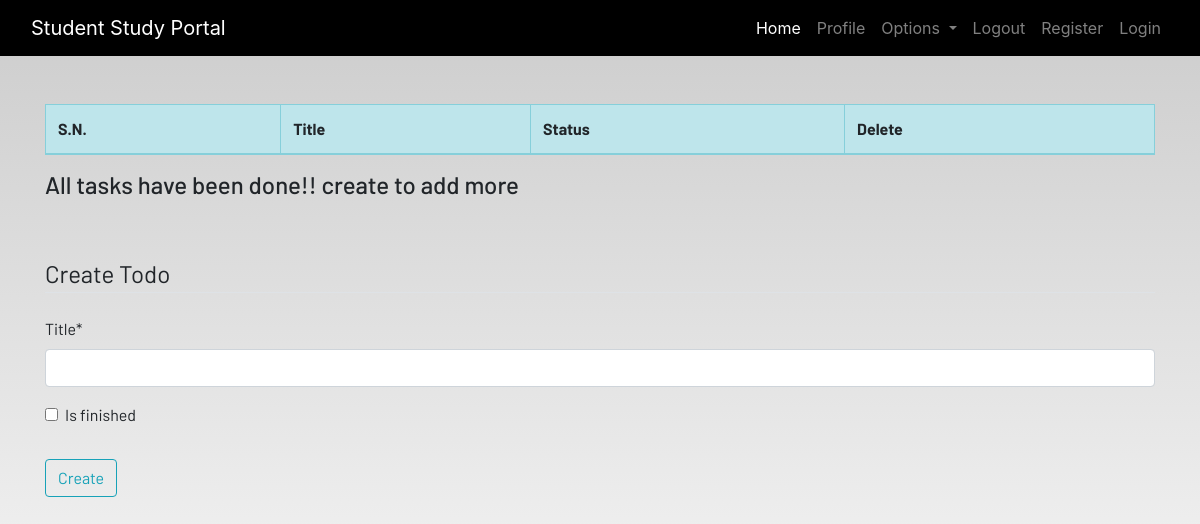
Page /todo/ (signed in) on the earlier database version.
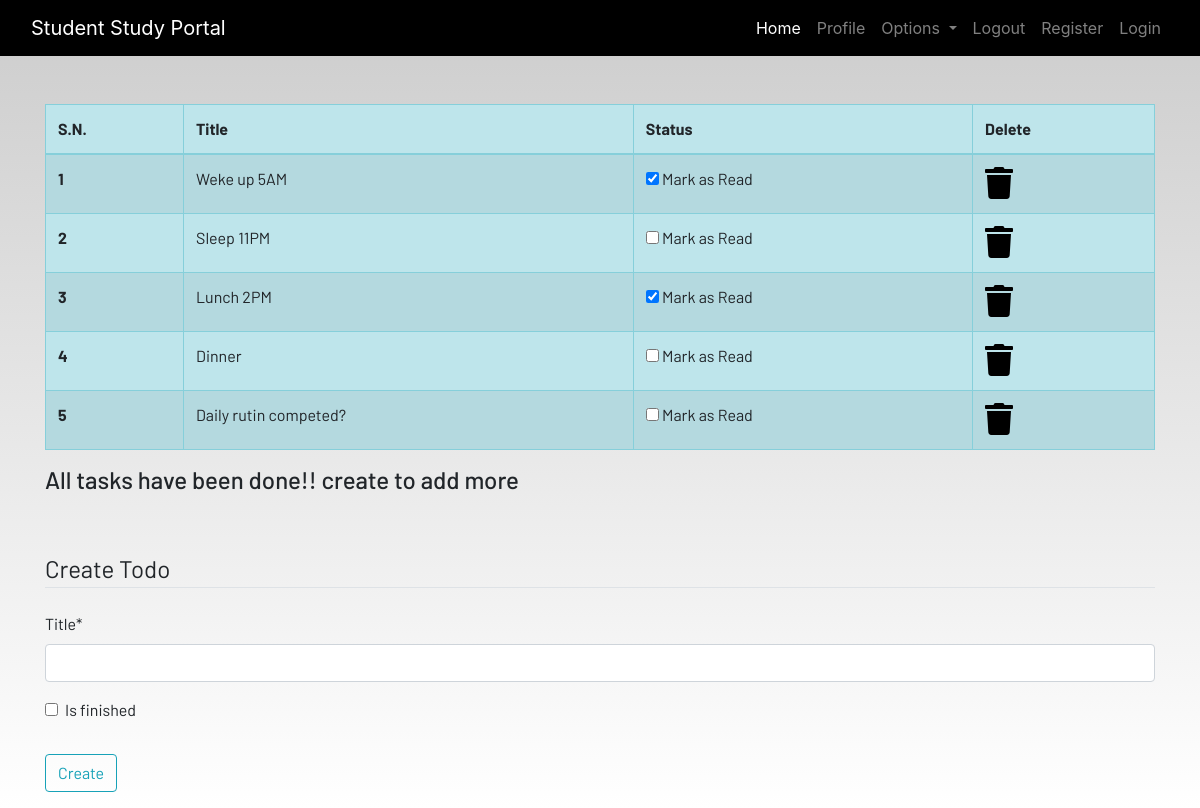
Same page on the later database version.
### dashboard/models.py (models this page shows, shortened)
class Todo(models.Model):
    user = models.ForeignKey(User, on_delete=models.CASCADE)
    title = models.CharField(max_length=50)
    is_finished = models.BooleanField(default=False)

### dashboard/views.py (the view)
# urls.py: path('todo/', views.TodoApp, name='todo'),
def TodoApp(request):
    if request.method == 'POST':
        form = TodoForm(request.POST)
        if form.is_valid():
            try:
                finished = request.POST['is_finished']
                if finished == 'on':
                    finished = True
                else:
                    finished = False
            except:
                finished = False
            todos = Todo(
                user = request.user,
                title = request.POST['title'],
                is_finished = finished
            )
            todos.save()
            messages.success(request, f"Title Added Successfully by {request.user.username}!")
            return redirect('todo')
    else:
        form = TodoForm()
    todo = Todo.objects.filter(user=request.user)
    if len(todo) == 0:
        todos_done = True
    else:
        todos_done = False
    context = {
        'form': form,
        'todo': todo,
        'todos_done': todos_done,
    }
    return render(request, 'dashboard/todo.html', context)

### dashboard/forms.py
class TodoForm(forms.ModelForm):
    class Meta:
        model = Todo
        fields = ['title', 'is_finished']

### templates/dashboard/todo.html (shortened to what this page needs)
{% extends 'dashboard/base.html' %}
{% load static %}
{% load crispy_forms_tags %}
{% block content %}
<div class="container">
    <table class="table table-striped table-bordered table-hover table-info">
        <thead>
            <tr>
                <th scope="col">S.N.</th>
                <th scope="col">Title</th>
                <th scope="col">Status</th>
                <th scope="col">Delete</th>
            </tr>
        </thead>
        <tbody>
            {% for t in todo %}
            <tr>
                <th>{{ forloop.counter }}</th>
                <td>{{t.title}}</td>
                <td>
                    <form action="{% url 'update_todo' t.pk %}" method="POST">
                        <input type="checkbox" onchange="this.form.submit()"
                            {% if t.is_finished %} checked {% endif %}>
                            Mark as Read
                    </form>
                </td>
                <td><a href="{% url 'delete_todo' t.pk %}"><i class="fa fa-trash fa-2x"></i></a></td>
            </tr>
            {% endfor %}
        </tbody>
    </table>
    <h4>All tasks have been done!! create to add more</h4>
</div><br><br>
<div class="container">
    <form method="POST">
        <fieldset class="form-group">
            <legend class="border-bottom mb-4">Create Todo</legend>
            {{ form | crispy }}
        </fieldset>
        <div class="form-group">
            <button href="" class="btn btn-outline-info" type="submit">
                Create
            </button>
        </div>
    </form>
</div>
{% endblock content %}

Differences in the rows shown:
added Todo: title "Weke up 5AM", is_finished "☑"
added Todo: title "Sleep 11PM"
added Todo: title "Lunch 2PM", is_finished "☑"
added Todo: title "Dinner"
added Todo: title "Daily rutin competed?"
